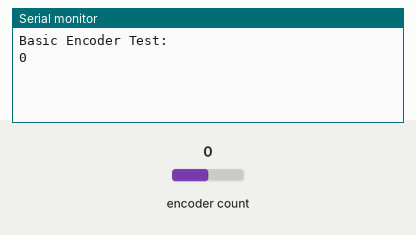
Simulated run of this sketch. Board: Arduino Nano, built with avr-gcc and run on an emulated ATmega328P. Parts: the last lines printed to the serial monitor. The inputs (shaded band) are chosen by the test bench; at power-on: encoder count 0.

Above: at 1.2 s.
1.3 s: encoder count set to 1
At 2.5 s:
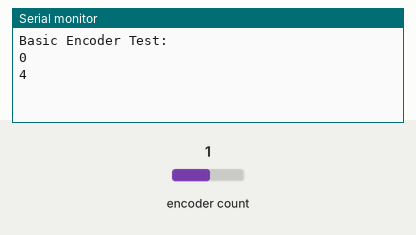
2.8 s: encoder count set to 2
At 3.8 s:
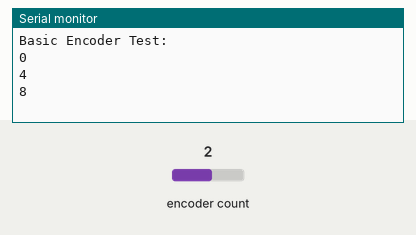

Measured:
- after the input at 1.3 s, the serial monitor: prints a new line at once (image 1)
- after the input at 2.8 s, the serial monitor: prints a new line at once (image 2)

The sketch:

encodeur_test.ino
```cpp
#include <Encoder.h>


Encoder myEnc(3, 4); // avec aduiuno nano seul 2,3 sont interupts

void setup() {
  Serial.begin(115200);
  Serial.println("Basic Encoder Test:");
}

long oldPosition  = -999;

void loop() {
  long newPosition = myEnc.read();
  if (newPosition != oldPosition) {
    oldPosition = newPosition;
    Serial.println(newPosition);
  }
}
```
